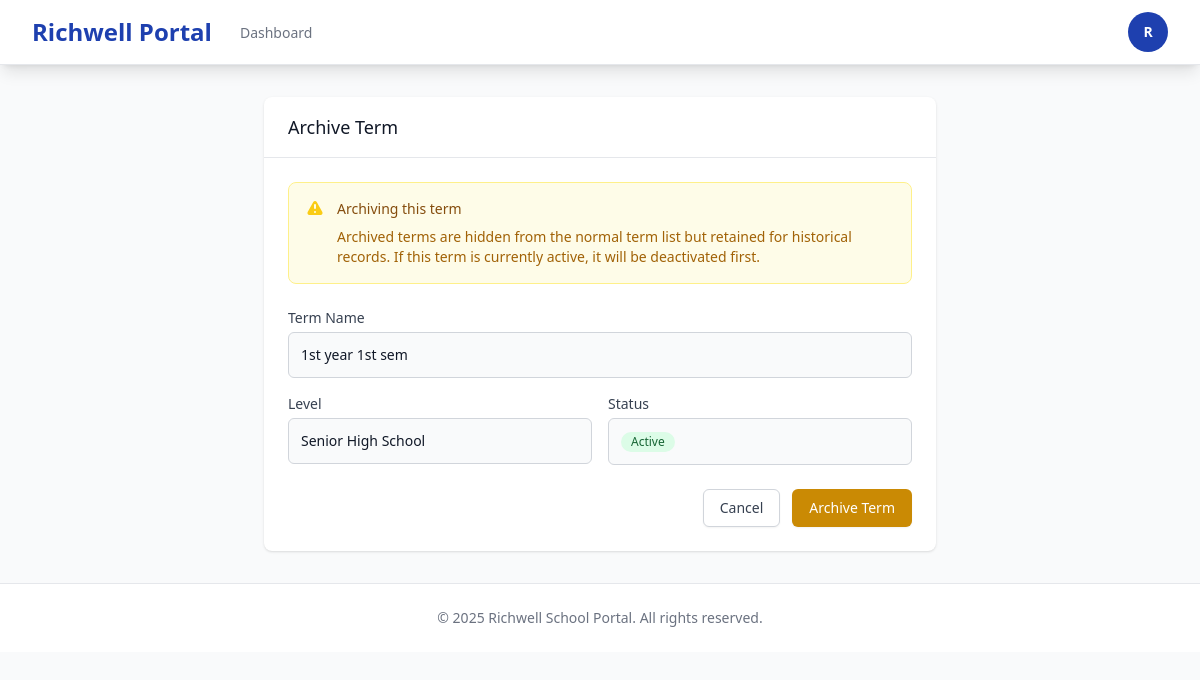
/registrar/enrollment/terms/2/archive/ (signed in), run on an earlier commit of the app's database.
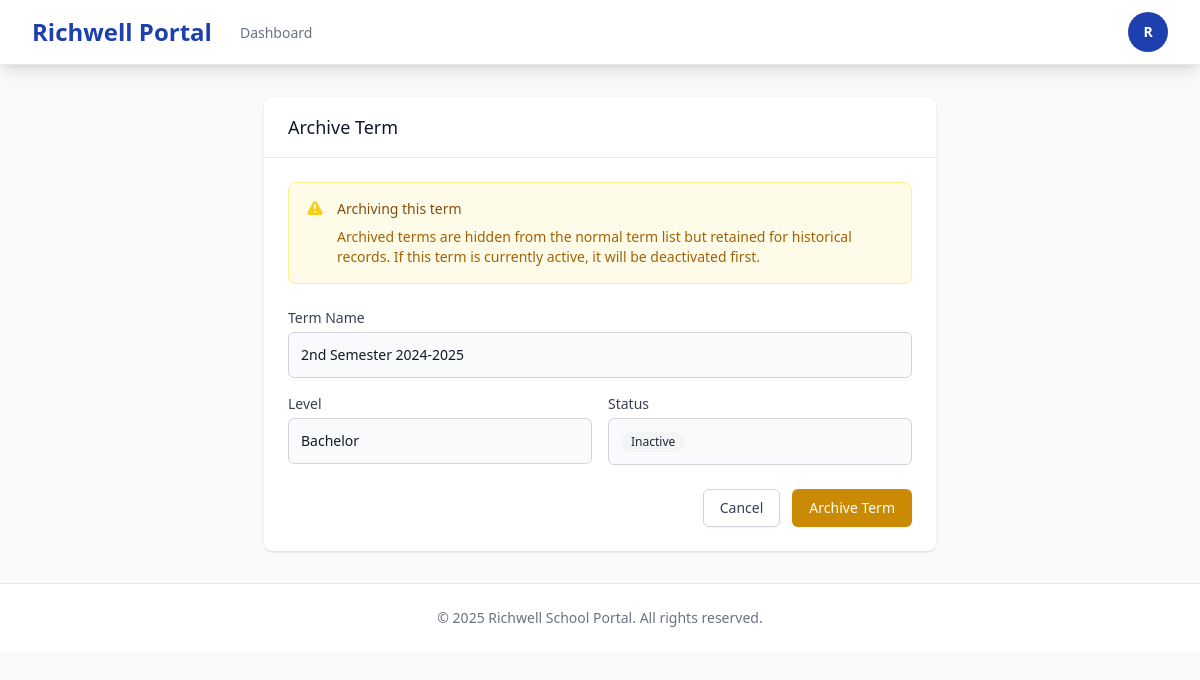
And on a later commit of the database.
### enrollment/models.py (models this page shows, shortened)
class Term(models.Model):
    LEVEL_CHOICES = [
        ('SHS', 'Senior High School'),
        ('Bachelor', 'Bachelor'),
        ('Masteral', 'Masteral'),
    ]
    name = models.CharField(max_length=50)
    level = models.CharField(max_length=20, choices=LEVEL_CHOICES, default='Bachelor')
    start_date = models.DateField()
    end_date = models.DateField()
    add_drop_deadline = models.DateField(null=True, blank=True)
    grade_encoding_deadline = models.DateField(null=True, blank=True)
    is_active = models.BooleanField(default=False)
    archived = models.BooleanField(default=False)
    created_at = models.DateTimeField(auto_now_add=True)
    class Meta:
        unique_together = ('name', 'level')

### enrollment/views.py (the view, shortened to what this page needs)
# urls.py: path('terms/<int:pk>/archive/', views.term_archive, name='term_archive'),
@role_required('registrar')
def term_archive(request, pk):
    term = get_object_or_404(Term, pk=pk)
    context = {
        'term': term,
    }
    return render(request, 'registrar/terms/term_archive_confirm.html', context)

### templates/registrar/terms/term_archive_confirm.html (shortened to what this page needs)
{% extends 'base.html' %}
{% block content %}
<div class="max-w-2xl mx-auto">
    <div class="bg-white rounded-lg shadow overflow-hidden">
        <div class="px-6 py-4 border-b border-gray-200">
            <h2 class="text-lg font-medium text-gray-900">Archive Term</h2>
        </div>
        <div class="px-6 py-6">
            <div class="rounded-lg bg-yellow-50 border border-yellow-200 p-4 mb-6">
                <div class="flex">
                    <div class="flex-shrink-0">
                    </div>
                    <div class="ml-3">
                        <h3 class="text-sm font-medium text-yellow-800">
                            Archiving this term
                        </h3>
                        <div class="mt-2 text-sm text-yellow-700">
                            <p>
                                Archived terms are hidden from the normal term list but retained for historical records.
                                If this term is currently active, it will be deactivated first.
                            </p>
                        </div>
                    </div>
                </div>
            </div>
            <div class="space-y-4">
                <div>
                    <label class="block text-sm font-medium text-gray-700">Term Name</label>
                    <div class="mt-1 p-3 bg-gray-50 rounded-md border border-gray-300">
                        <p class="text-sm text-gray-900 font-medium">{{ term.name }}</p>
                    </div>
                </div>
                <div class="grid grid-cols-2 gap-4">
                    <div>
                        <label class="block text-sm font-medium text-gray-700">Level</label>
                        <div class="mt-1 p-3 bg-gray-50 rounded-md border border-gray-300">
                            <p class="text-sm text-gray-900">{{ term.get_level_display }}</p>
                        </div>
                    </div>
                    <div>
                        <label class="block text-sm font-medium text-gray-700">Status</label>
                        <div class="mt-1 p-3 bg-gray-50 rounded-md border border-gray-300">
                            <p class="text-sm text-gray-900">
                                {% if term.is_active %}
                                    <span class="inline-flex items-center px-2.5 py-0.5 rounded-full text-xs font-medium bg-green-100 text-green-800">Active</span>
                                {% else %}
                                    <span class="inline-flex items-center px-2.5 py-0.5 rounded-full text-xs font-medium bg-gray-100 text-gray-800">Inactive</span>
                                {% endif %}
                            </p>
                        </div>
                    </div>
                </div>
            </div>
            <div class="mt-6 flex justify-end space-x-3">
                <a href="{% url 'enrollment:terms_list' %}"
                   class="px-4 py-2 border border-gray-300 rounded-md shadow-sm text-sm font-medium text-gray-700 bg-white hover:bg-gray-50 focus:outline-none focus:ring-2 focus:ring-offset-2 focus:ring-primary">
                    Cancel
                </a>
                <form method="POST" class="inline">
                    <button type="submit"
                            class="px-4 py-2 border border-transparent rounded-md shadow-sm text-sm font-medium text-white bg-yellow-600 hover:bg-yellow-700 focus:outline-none focus:ring-2 focus:ring-offset-2 focus:ring-yellow-500">
                        Archive Term
                    </button>
                </form>
            </div>
        </div>
    </div>
</div>
{% endblock %}

What changed in the data, as far as the page shows it:
changed Term: name "1st year 1st sem" → "2nd Semester 2024-2025"; level "Senior High School" → "Bachelor"; is_active True → False (drawn)
Also different on the page:
text no longer shown: "Active"
text now shown: "Inactive"
